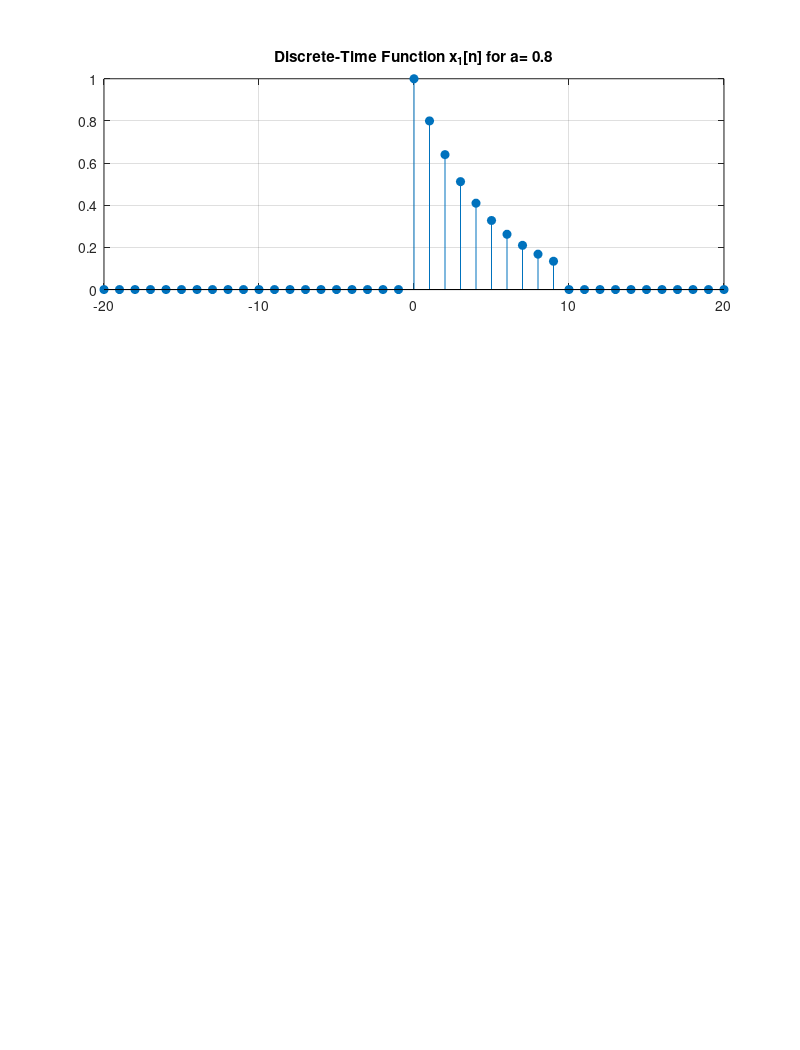

This chart was generated by the following MATLAB code: (Note: this script raises an error after producing the figure.)
% Discrete-time function x1[n] for different values

% Range of n
n = -20:20; 


u = (n>=0) - (n>=10);

a_values = [0.8, 1.0, 1.5]; %different a values

figure;
orient('tall') %As given the the question for preventing overcrowding of subplots

for i = 1:length(a_values)
    a = a_values(i);
    x1 = a.^n .*u; %Compute x1[n]
    subplot(3,1,i);
    stem(n,x1,'filled');
    title(['Discrete-Time Function x_1[n] for a= ' num2str(a)]);
    grid on;

    sgtitle('Sujay Vivek - 22EE30029');
end


%Discrete-time function x2[n] for omega = pi/4 and different values of a
n2 = -1:10;

u2 = (n2 >= 0);

omega = pi/4;
figure;
orient('tall');

for i = 1:length(a_values)
    a = a_values(i);
    x2 = cos(omega * n2) .* (a .^n2) .*u2;
    subplot(3,1,i);
    stem(n2,x2,'filled');
    xlabel('n');
    ylabel(['x2[n] for a =', num2str(a)]);
    title(['Discrete-Time Function x_2[n] for a =', num2str(a)]);
    grid on;

    sgtitle('Sujay Vivek - 22EE30029');
end






